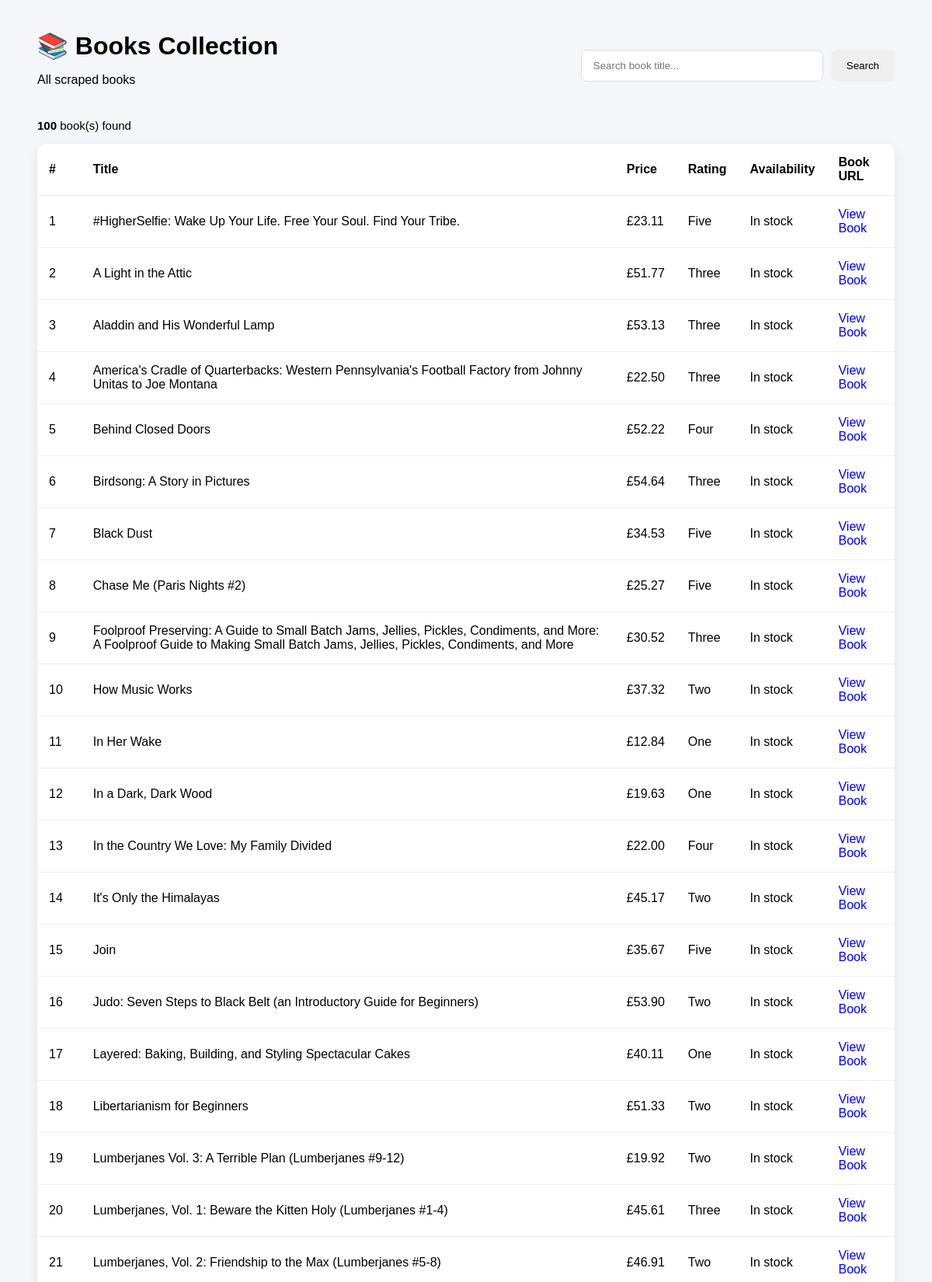
/books (upper part), run on the app's committed database.
### tables this page shows
CREATE TABLE "books" (
"Title" TEXT,
  "Price" REAL,
  "Rating" TEXT,
  "Availability" TEXT,
  "Book URL" TEXT
);

### app.py (the view)
@app.route("/books")
def books():
    search = request.args.get("search", "").strip()
    connection = get_database_connection()
    if search:
        books = connection.execute(
            """
            SELECT Title, Price, Rating, Availability, [Book URL]
            FROM books
            WHERE Title LIKE ?
            ORDER BY Title
            """,
            ("%" + search + "%",)
        ).fetchall()
    else:
        books = connection.execute(
            """
            SELECT Title, Price, Rating, Availability, [Book URL]
            FROM books
            ORDER BY Title
            """
        ).fetchall()
    connection.close()
    return render_template(
        "books.html",
        books=books,
        search=search
    )

### app.py (called while the page is built)
def get_database_connection():
    connection = sqlite3.connect(DATABASE_PATH)
    connection.row_factory = sqlite3.Row
    return connection

### templates/books.html (shortened to what this page needs)
{% extends "base.html" %}

### templates/base.html (shortened to what this page needs)
<!DOCTYPE html>
<html lang="en">
<head>
    <link rel="stylesheet"
          href="{{ url_for('static', filename='css/style.css') }}">
</head>
<body>
<div class="books-container">
    <div class="books-header">
        <div>
            <h1>📚 Books Collection</h1>
            {% if search %}
                <p>Search results for: <strong>{{ search }}</strong></p>
            {% else %}
                <p>All scraped books</p>
            {% endif %}
        </div>
        <form method="GET" action="{{ url_for('books') }}" class="search-box">
            <input
                type="text"
                name="search"
                placeholder="Search book title..."
                value="{{ search }}"
            >
            <button type="submit">
                Search
            </button>
        </form>
    </div>
    <div class="book-count">
        <strong>{{ books|length }}</strong> book(s) found
    </div>
    {% if books %}
    <div class="table-wrapper">
        <table>
            <thead>
                <tr>
                    <th>#</th>
                    <th>Title</th>
                    <th>Price</th>
                    <th>Rating</th>
                    <th>Availability</th>
                    <th>Book URL</th>
                </tr>
            </thead>
            <tbody>
                {% for book in books %}
                <tr>
                    <td>{{ loop.index }}</td>
                    <td>
                        {{ book["Title"] }}
                    </td>
                    <td>
                        £{{ "%.2f"|format(book["Price"]) }}
                    </td>
                    <td>
                        {{ book["Rating"] }}
                    </td>
                    <td>
                        {{ book["Availability"] }}
                    </td>
                    <td>
                        <a
                            href="{{ book['Book URL'] }}"
                            target="_blank"
                            class="book-link"
                        >
                            View Book
                        </a>
                    </td>
                </tr>
                {% endfor %}
            </tbody>
        </table>
    </div>
    {% endif %}
</div>
</body>
</html>

### static/css/style.css (style rules this page uses)
body { margin: 0; font-family: Arial, sans-serif; background: #f5f6fa; }

### templates/base.html (style rules this page uses)
.books-container { width: 92%; max-width: 1200px; margin: 40px auto; }
.books-header { display: flex; justify-content: space-between; align-items: center; gap: 20px; margin-bottom: 25px; flex-wrap: wrap; }
.books-header h1 { margin: 0; }
.search-box { display: flex; gap: 10px; }
.search-box input { padding: 12px 15px; width: 280px; border: 1px solid #ddd; border-radius: 8px; outline: none; }
.search-box button { padding: 12px 20px; border: none; border-radius: 8px; cursor: pointer; }
.table-wrapper { overflow-x: auto; background: white; border-radius: 12px; box-shadow: 0 4px 15px rgba(0, 0, 0, 0.08); }
table { width: 100%; border-collapse: collapse; }
th, td { padding: 15px; text-align: left; border-bottom: 1px solid #eee; }
th { font-weight: 600; }
.book-link { text-decoration: none; font-weight: 500; }
.book-count { margin-bottom: 15px; font-size: 15px; }

### data on the page
books: Title "#HigherSelfie: Wake Up Your Life. Free Your Soul. Find Your Tribe.", Price "23.11", Rating "Five", Availability "In stock"
books: Title "A Light in the Attic", Price "51.77", Rating "Three", Availability "In stock"
books: Title "Aladdin and His Wonderful Lamp", Price "53.13", Rating "Three", Availability "In stock"
books: Title "America's Cradle of Quarterbacks: Western Pennsylvania's Football Factory from Johnny Unitas to Joe Montana", Price "22.50", Rating "Three", Availability "In stock"
books: Title "Behind Closed Doors", Price "52.22", Rating "Four", Availability "In stock"
books: Title "Birdsong: A Story in Pictures", Price "54.64", Rating "Three", Availability "In stock"
books: Title "Black Dust", Price "34.53", Rating "Five", Availability "In stock"
books: Title "Chase Me (Paris Nights #2)", Price "25.27", Rating "Five", Availability "In stock"
books: Title "Foolproof Preserving: A Guide to Small Batch Jams, Jellies, Pickles, Condiments, and More: A Foolproof Guide to Making Small Batch Jams, Jellies, Pickles, Condiments, and More", Price "30.52", Rating "Three", Availability "In stock"
books: Title "How Music Works", Price "37.32", Rating "Two", Availability "In stock"
books: Title "In Her Wake", Price "12.84", Rating "One", Availability "In stock"
books: Title "In a Dark, Dark Wood", Price "19.63", Rating "One", Availability "In stock"
books: Title "In the Country We Love: My Family Divided", Price "22.00", Rating "Four", Availability "In stock"
books: Title "It's Only the Himalayas", Price "45.17", Rating "Two", Availability "In stock"
books: Title "Join", Price "35.67", Rating "Five", Availability "In stock"
books: Title "Judo: Seven Steps to Black Belt (an Introductory Guide for Beginners)", Price "53.90", Rating "Two", Availability "In stock"
books: Title "Layered: Baking, Building, and Styling Spectacular Cakes", Price "40.11", Rating "One", Availability "In stock"
books: Title "Libertarianism for Beginners", Price "51.33", Rating "Two", Availability "In stock"
books: Title "Lumberjanes Vol. 3: A Terrible Plan (Lumberjanes #9-12)", Price "19.92", Rating "Two", Availability "In stock"
books: Title "Lumberjanes, Vol. 1: Beware the Kitten Holy (Lumberjanes #1-4)", Price "45.61", Rating "Three", Availability "In stock"
books: Title "Lumberjanes, Vol. 2: Friendship to the Max (Lumberjanes #5-8)", Price "46.91", Rating "Two", Availability "In stock"

### other printed values
{{ books|length }} "100"
